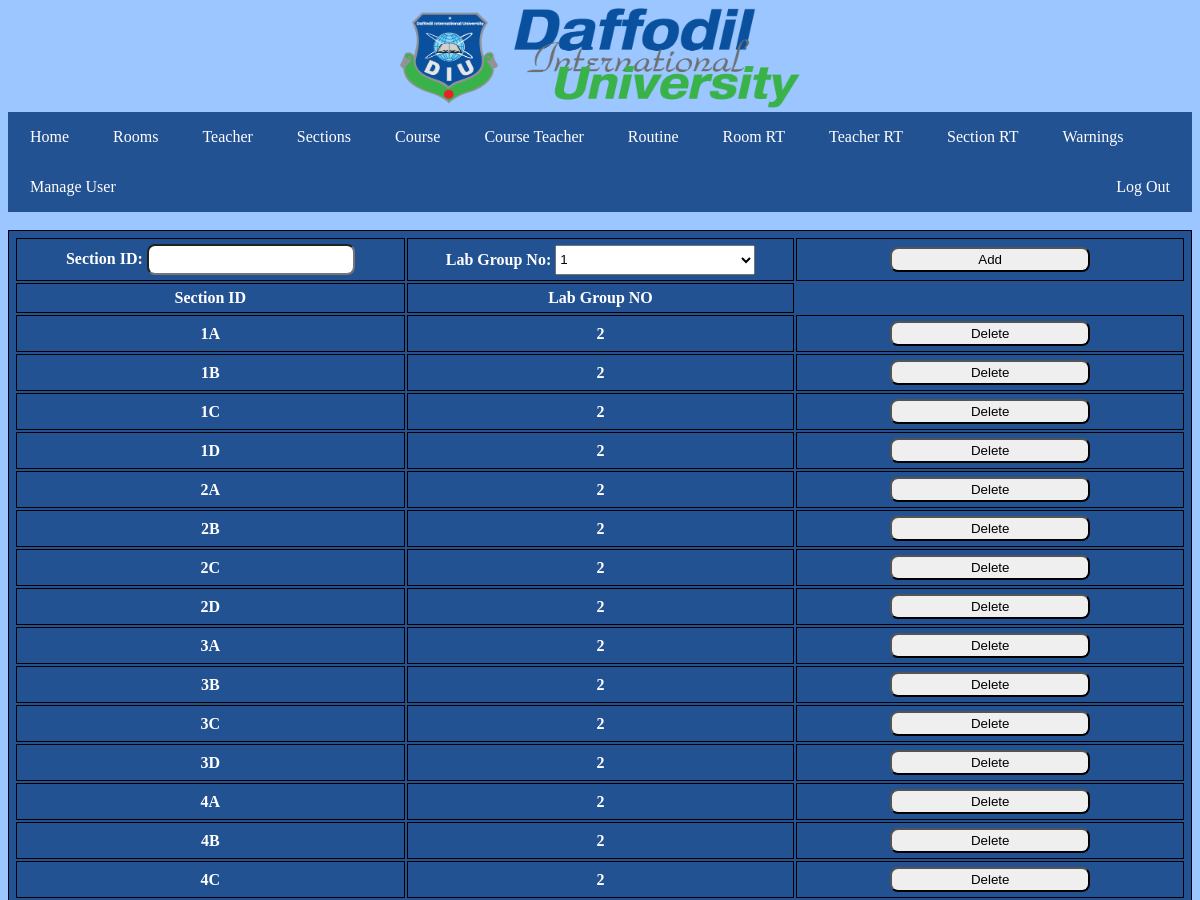
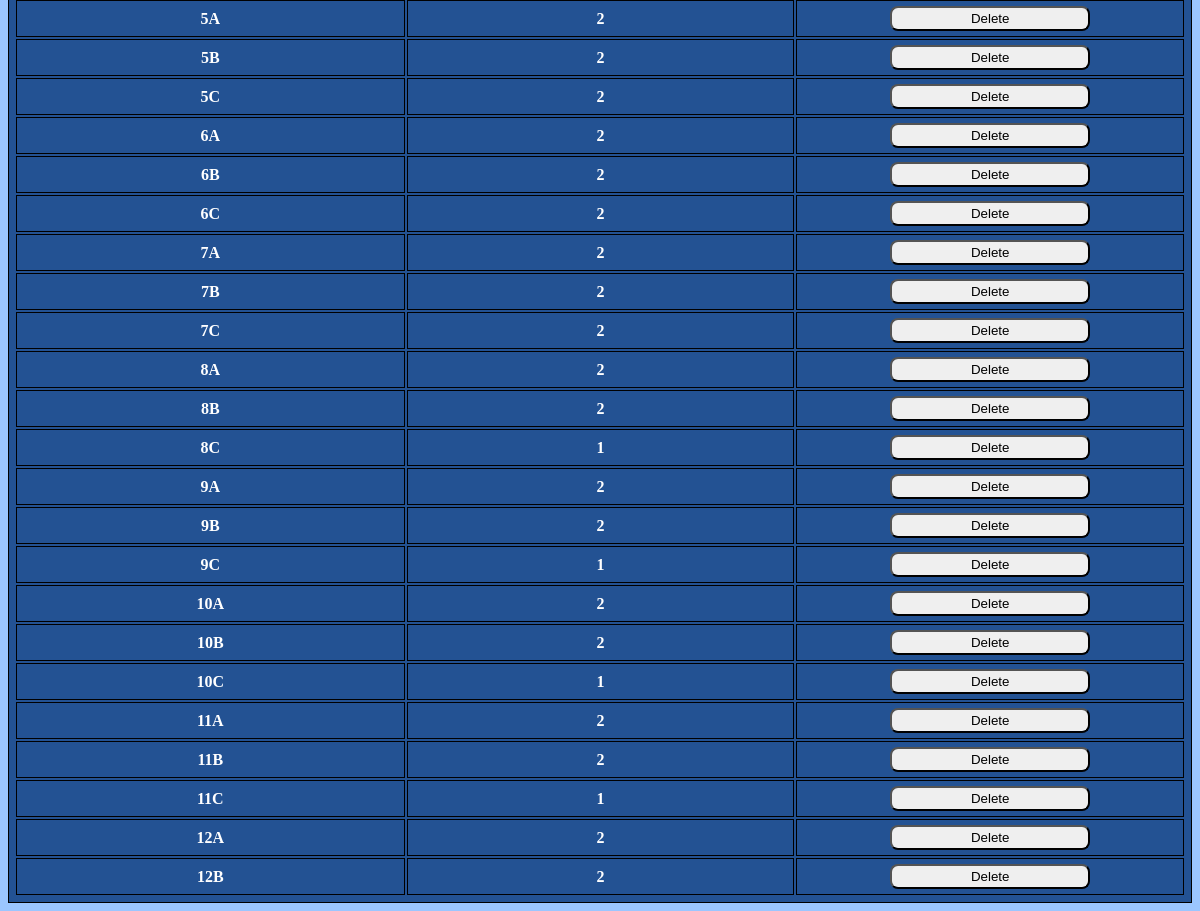
/Section.php (signed in), run on the app's committed database (2 pictures, top to bottom).
### tables this page shows
CREATE TABLE `sections` (
  `S_id` varchar(255) NOT NULL,
  `Lab_no` int(11) NOT NULL
);

### Section.php (the view, shortened to what this page needs)
<?php
		require 'dbcon.php';
		$sql = "SELECT * FROM sections ORDER BY cast(S_id as unsigned), S_id;";
		$section = $conn->query($sql);
	?>
<!DOCTYPE html>
<html>
<head>
</head>
<body>
<center><img src="DIU-Logo.png" alt="DiuLogo" width="400" height="100"></center>
		<header>
			<ul>
			  <li><a href="index.php">Home</a></li>
			  <li><a href="Room.php">Rooms</a></li>
			  <li><a href="Teacher.php">Teacher</a></li>
			  <li><a href="Section.php">Sections</a></li>
			  <li><a href="Course.php">Course</a></li>
			  <li><a href="CourseTeacher.php">Course Teacher</a></li>
			  <li><a href="FullRT.php">Routine</a></li>
			  <li><a href="RoomRT.php">Room RT</a></li>
			  <li><a href="TeacherRT.php">Teacher RT</a></li>
			  <li><a href="SectionRT.php">Section RT</a></li>
			  <li><a href="Warnings.php">Warnings</a></li>
			  <li><a href="usermanage.php">Manage User</a></li>
			  <li style="float:right"><a class="active" href="logout.php">Log Out</a></li>
			</ul>
      </header>
	  <br/>
	  <?php
		$Sid = $Labno = "";
		?>
		<form method="post" action="<?php echo htmlspecialchars($_SERVER["PHP_SELF"]);?>">
		<table>
		<tr>
		<th>Section ID: <input type="text" name="Sid" value="<?php echo $Sid;?>"></th>
		<th>Lab Group No: <select name = "Labno">
			<option value=1>1</option>
		</select></th>
		<th><input type="submit" name="submit" value="Add"></th>
		</form>
		  <tr>
			<th>Section ID</th>
			<th>Lab Group NO</th>
		  </tr>
		<?php
		  while($sectionrow = $section->fetch_assoc()) {
			  echo "
			<tr>
				<th>$sectionrow[S_id]</th>
				<th>$sectionrow[Lab_no]</th>";
				?> <th><form method="get">
						<input type="submit" name="test" id="test" value="Delete" /><br/>
					</form></th>
				<?php
		  }
		?>
</body>

### Section.php (style rules this page uses)
ul { list-style-type: none; margin: 0; padding: 0; overflow: hidden; background-color: #235293; }
li { float: left; }
li a { display: block; color: white; text-align: center; padding: 16px 22px; text-decoration: none; }
table { width: 100%; }
table, th, td, tr { border: 1px solid black; background-color: #235293; padding: 5px; }
th { width: 400px; }
body { background-color: #9bc6ff; color: white; }
select { width: 200px; height: 30px; }
input { width: 200px; height: 25px; border-radius: 8px; }

### data on the page
sections: S_id "1A", Lab_no "2"
sections: S_id "1B", Lab_no "2"
sections: S_id "1C", Lab_no "2"
sections: S_id "1D", Lab_no "2"
sections: S_id "2A", Lab_no "2"
sections: S_id "2B", Lab_no "2"
sections: S_id "2C", Lab_no "2"
sections: S_id "2D", Lab_no "2"
sections: S_id "3A", Lab_no "2"
sections: S_id "3B", Lab_no "2"
sections: S_id "3C", Lab_no "2"
sections: S_id "3D", Lab_no "2"
sections: S_id "4A", Lab_no "2"
sections: S_id "4B", Lab_no "2"
sections: S_id "4C", Lab_no "2"
sections: S_id "5A", Lab_no "2"
sections: S_id "5B", Lab_no "2"
sections: S_id "5C", Lab_no "2"
sections: S_id "6A", Lab_no "2"
sections: S_id "6B", Lab_no "2"
sections: S_id "6C", Lab_no "2"
sections: S_id "7A", Lab_no "2"
sections: S_id "7B", Lab_no "2"
sections: S_id "7C", Lab_no "2"
sections: S_id "8A", Lab_no "2"
sections: S_id "8B", Lab_no "2"
sections: S_id "8C", Lab_no "1"
sections: S_id "9A", Lab_no "2"
sections: S_id "9B", Lab_no "2"
sections: S_id "9C", Lab_no "1"
sections: S_id "10A", Lab_no "2"
sections: S_id "10B", Lab_no "2"
sections: S_id "10C", Lab_no "1"
sections: S_id "11A", Lab_no "2"
sections: S_id "11B", Lab_no "2"
sections: S_id "11C", Lab_no "1"
sections: S_id "12A", Lab_no "2"
sections: S_id "12B", Lab_no "2"
